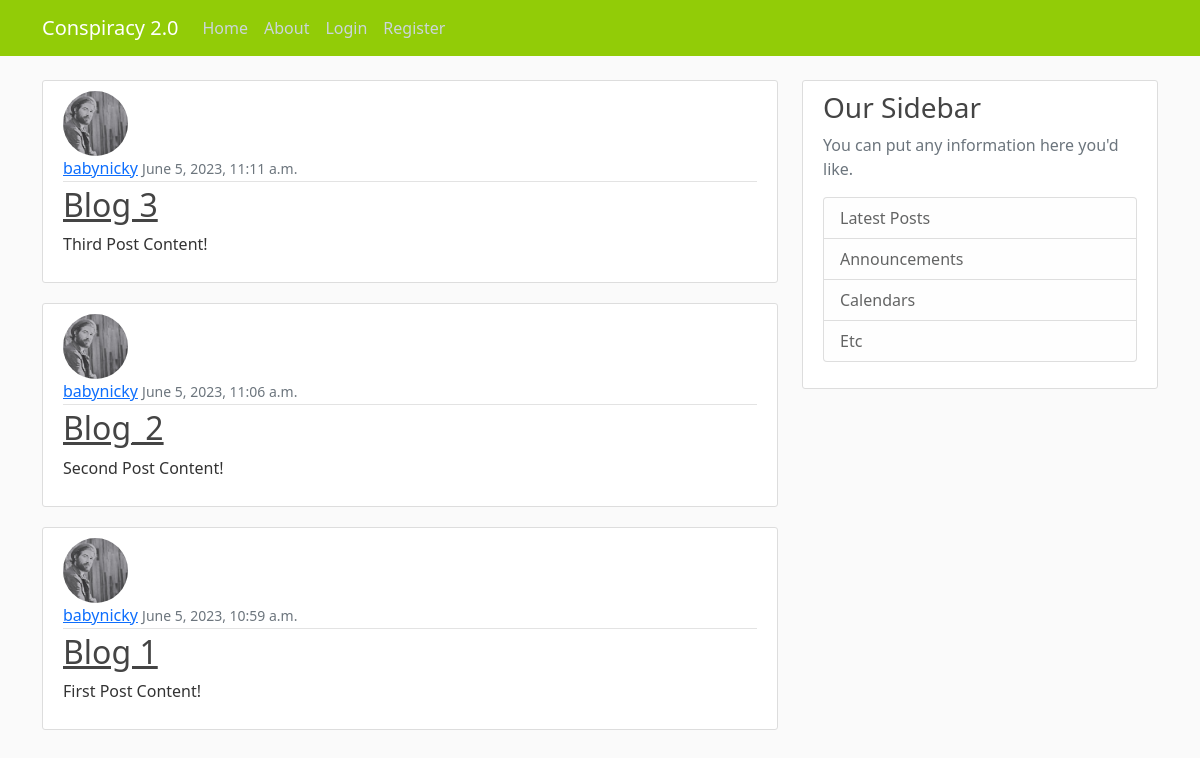
The app's page /, older data.
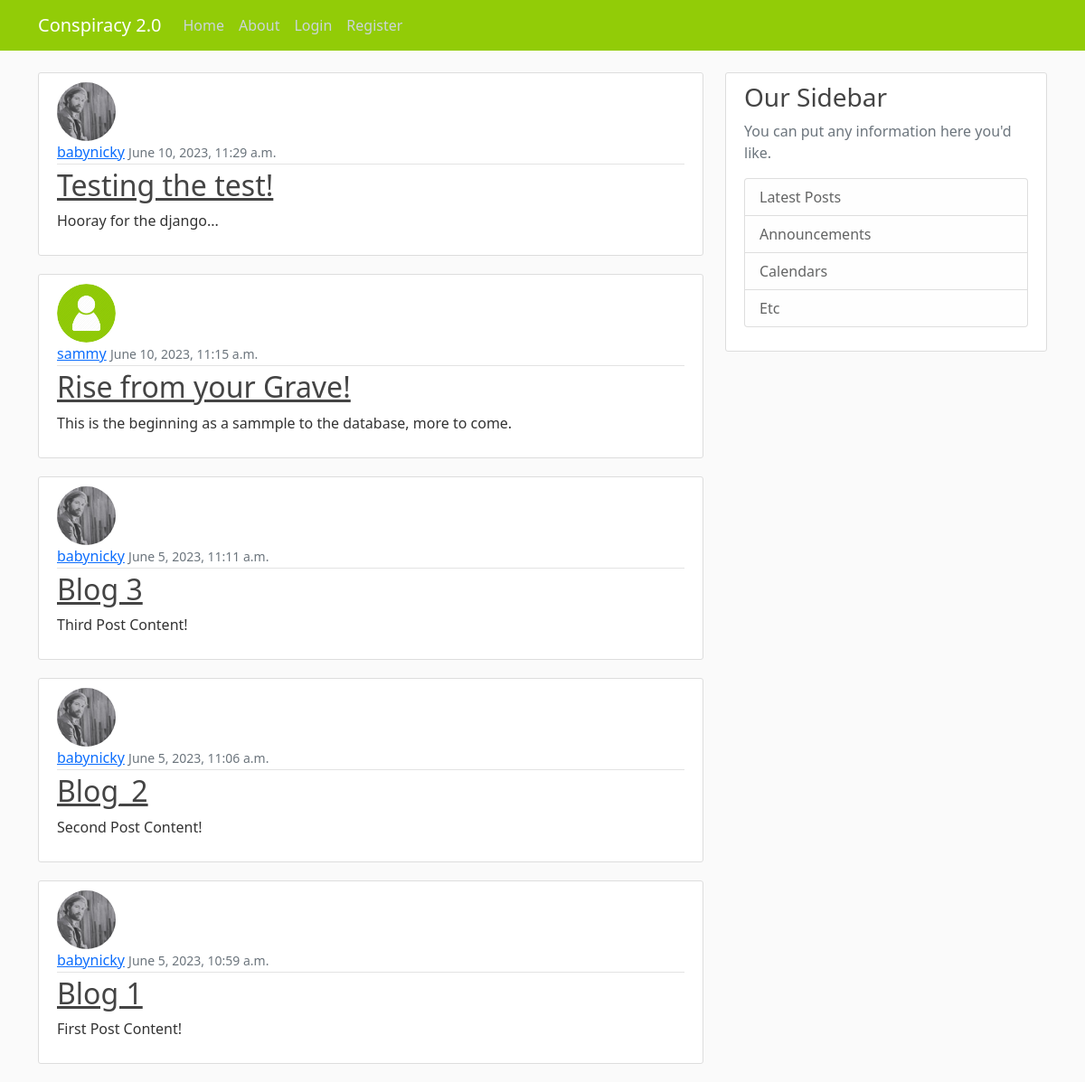
The same page, newer data.
### Blog/models.py (models this page shows, shortened)
class Post(models.Model):
    title = models.CharField(max_length=100)
    content = models.TextField()
    date_posted = models.DateTimeField(default=timezone.now)
    author = models.ForeignKey(User, on_delete=models.CASCADE)

### Users/models.py (models this page shows, shortened)
class Profile(models.Model):
    user = models.OneToOneField(User, on_delete=models.CASCADE)
    image = models.ImageField(default='default.jpg', upload_to='profile_pics')

### Blog/views.py (the view)
# urls.py: path('', PostListView.as_view(), name='blog-home'),
class PostListView(ListView):
    model = Post
    template_name = 'blog/home.html' # <app>/<model>_<viewtype>.html
    context_object_name = "posts"
    ordering = ['-date_posted']
    paginate_by = 5

### Blog/templates/blog/home.html
{% extends 'blog/base.html' %}
{% block content %}
    {% for post in posts %}
    <div class="post">
        <article class="media content-section">
          <img class="rounded-circle article-img" src="{{ post.author.profile.image.url }}">
            <div class="media-body">
              <div class="article-metadata">
                <a class="mr-2" href="#">{{ post.author }}</a>
                <small class="text-muted">{{ post.date_posted }}</small>
              </div>
              <h2><a class="article-title" href="#">{{ post.title }}</a></h2>
              <p class="article-content">{{ post.content }}</p>
            </div>
          </article>
    </div>
    {% endfor %}
{% endblock content %}

### Blog/templates/blog/base.html (shortened to what this page needs)
{% load static %}
<!DOCTYPE html>
<html>
<head>
    <link href="https://cdn.jsdelivr.net/npm/bootstrap@5.0.2/dist/css/bootstrap.min.css" rel="stylesheet">
    <link rel="stylesheet" type="text/css" href="{% static 'blog/main.css' %}">
</head>
<body>
    <header class="site-header">
        <nav class="navbar navbar-expand-md navbar-dark bg-steel fixed-top">
          <div class="container">
            <a class="navbar-brand mr-4" href="{% url 'blog-home' %}">Conspiracy 2.0</a>
            <div class="collapse navbar-collapse" id="navbarToggle">
              <div class="navbar-nav mr-auto">
                <a class="nav-item nav-link" href="{% url 'blog-home' %}">Home</a>
                <a class="nav-item nav-link" href="{% url 'blog-about' %}">About</a>
              </div>
              <div class="navbar-nav">
                {% if user.is_authenticated %}
                <a class="nav-item nav-link" href="{% url 'logout' %}">Logout</a>
                <a class="nav-item nav-link" href="{% url 'profile' %}">Profile</a>
                {% else %}
                <a class="nav-item nav-link" href="{% url 'login' %}">Login</a>
                <a class="nav-item nav-link" href="{% url 'register' %}">Register</a>
                {% endif %}
              </div>
            </div>
          </div>
        </nav>
      </header>
    <main role="main" class="container">
  <div class="row">
    <div class="col-md-8">
      {% block content %}{% endblock %}
    </div>
    <div class="col-md-4">
      <div class="content-section">
        <h3>Our Sidebar</h3>
        <p class='text-muted'>You can put any information here you'd like.
          <ul class="list-group">
            <li class="list-group-item list-group-item-light">Latest Posts</li>
            <li class="list-group-item list-group-item-light">Announcements</li>
            <li class="list-group-item list-group-item-light">Calendars</li>
            <li class="list-group-item list-group-item-light">Etc</li>
          </ul>
        </p>
      </div>
    </div>
  </div>
    </main>
</body>
</html>

### Blog/static/blog/main.css (style rules this page uses)
body { background: #fafafa; color: #333333; margin-top: 5rem; }
h1, h2, h3, h4, h5, h6 { color: #444444; }
ul { margin: 0; }
.bg-steel { background-color: #92CC07; }
.site-header .navbar-nav .nav-link { color: #cbd5db; }
.content-section { background: #ffffff; padding: 10px 20px; border: 1px solid #dddddd; border-radius: 3px; margin-bottom: 20px; }
.article-title { color: #444444; }
.article-content { white-space: pre-line; }
.article-img { height: 65px; width: 65px; margin-right: 16px; }
.article-metadata { padding-bottom: 1px; margin-bottom: 4px; border-bottom: 1px solid #e3e3e3 }

Row changes from the older to the newer data that the page shows:
added Post: author.profile.image (picture), author "babynicky", date_posted "June 10, 2023, 11:29 a.m.", title "Testing the test!", content "Hooray for the django..."
added Post: author.profile.image (placeholder picture), author "sammy", date_posted "June 10, 2023, 11:15 a.m.", title "Rise from your Grave!", content "This is the beginning as a sammple to the database, more to come."
changed through a linked row, Post "Blog 3": author.profile.image: a different picture
changed through a linked row, Post "Blog_2": author.profile.image: a different picture
changed through a linked row, Post "Blog 1": author.profile.image: a different picture
